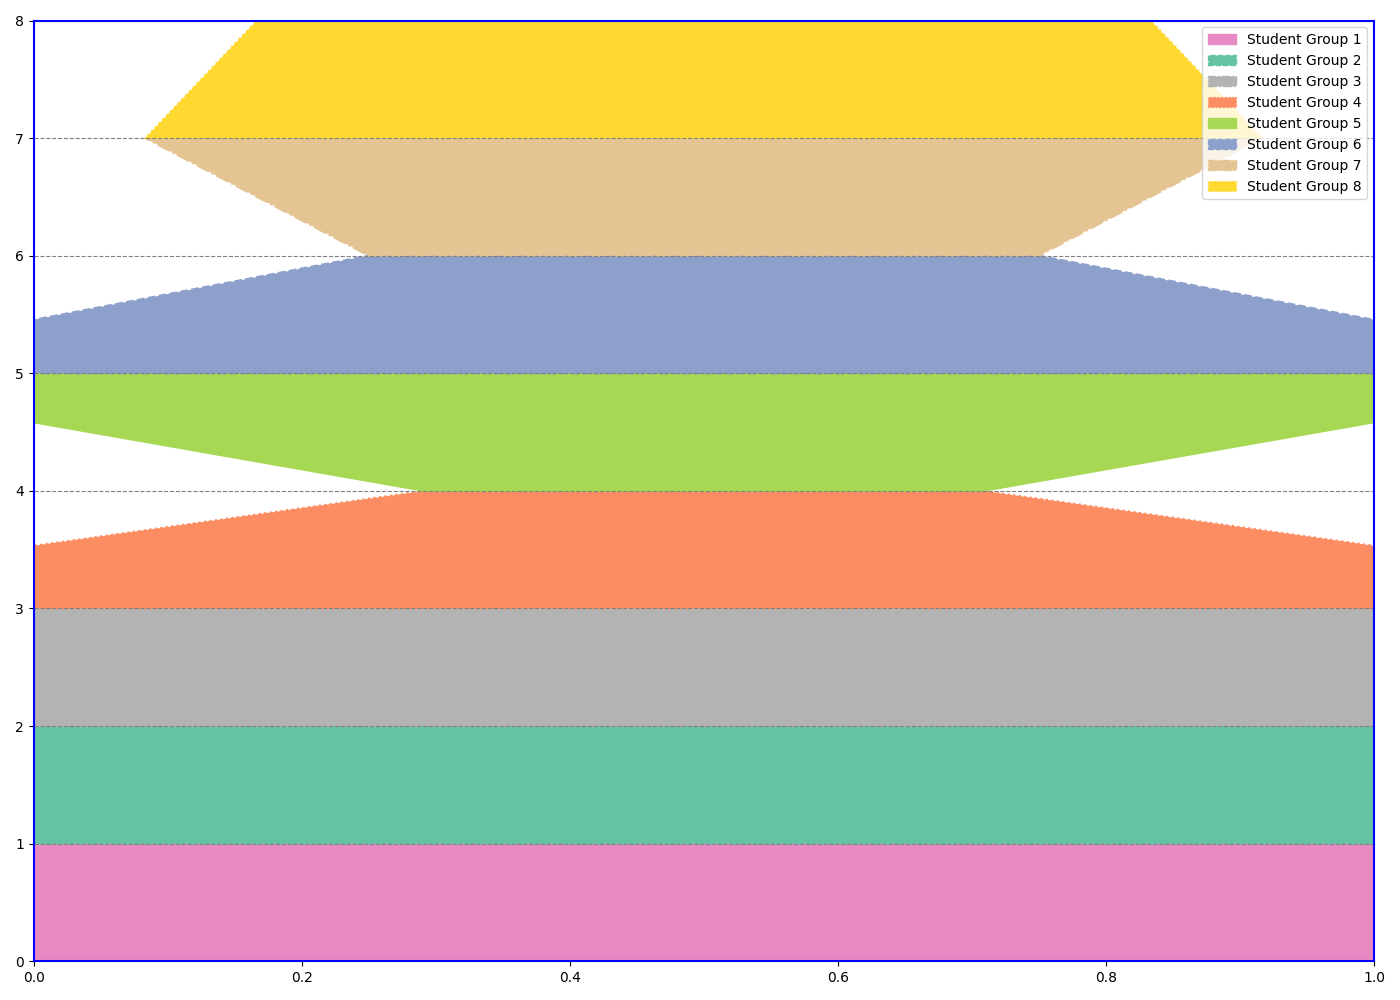

Write Python code to recreate this figure.
import matplotlib.pyplot as plt
import matplotlib.patches as patches
import numpy as np

student_counts = np.array([600, 700, 1000, 250, 850, 300, 500, 400])

widths = student_counts / student_counts[0]

# Shuffled colors
colors = ['#e78ac3', '#66c2a5', '#b3b3b3', '#fc8d62', '#a6d854', '#8da0cb', '#e5c494', '#ffd92f']

fig, ax = plt.subplots(figsize=(14, 10))

# Different line styles and markers
line_styles = ['-', '--', '-.', ':']
markers = ['o', 's', '^', 'D']

for i in range(len(student_counts)):
    top_width = widths[i-1] if i > 0 else 1.0
    bottom_width = widths[i]
    
    trapezoid = patches.Polygon(
        [
            [(1 - top_width) / 2, i], [(1 + top_width) / 2, i], 
            [(1 + bottom_width) / 2, i + 1], [(1 - bottom_width) / 2, i + 1]
        ], closed=True, color=colors[i],
        edgecolor='black',
        linestyle=line_styles[i % len(line_styles)],
        linewidth=1.5
    )
    ax.add_patch(trapezoid)

# Add gridlines
ax.yaxis.grid(True, linestyle='--', color='gray')

# Add border
for spine in ax.spines.values():
    spine.set_edgecolor('blue')
    spine.set_linewidth(1.5)

ax.set_xlim(0, 1)
ax.set_ylim(0, len(student_counts))

# Create legend manually
legend_handles = [
    patches.Patch(color=colors[i], label=f'Student Group {i+1}',
                  linestyle=line_styles[i % len(line_styles)])
    for i in range(len(student_counts))
]
ax.legend(handles=legend_handles, loc='upper right')

plt.tight_layout()
plt.show()
